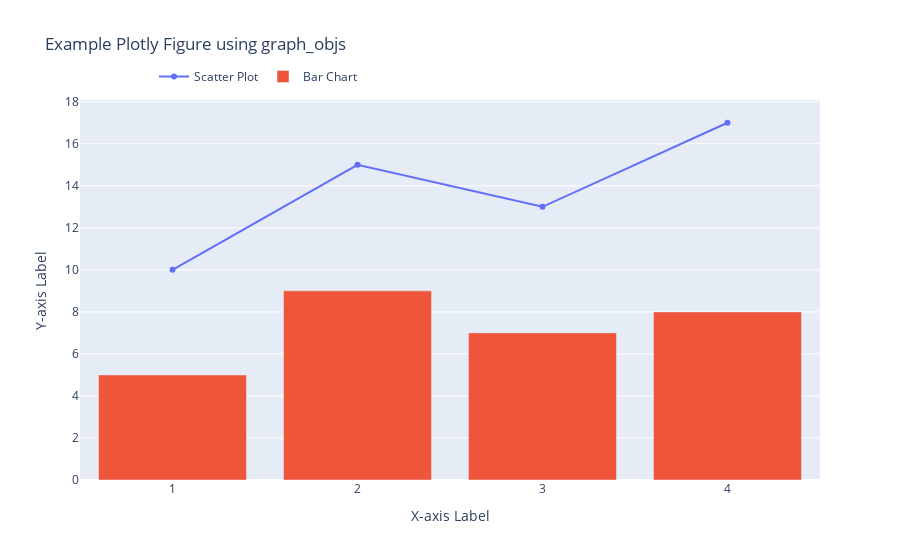

Source (notebook cell):
### Code cell
custom_show(fig)

### Figure 1 — Plotly figure (JSON) as saved in the notebook; plotly's stock layout.template omitted (floating-point values rounded to 4 significant figures)
{"data": [{"mode": "markers+lines", "name": "Scatter Plot", "type": "scatter", "x": [1, 2, 3, 4], "y": [10, 15, 13, 17]}, {"name": "Bar Chart", "type": "bar", "x": [1, 2, 3, 4], "y": [5, 9, 7, 8]}], "layout": {"autosize": true, "legend": {"orientation": "h", "x": 0.1, "y": 1.1}, "title": {"text": "Example Plotly Figure using graph_objs"}, "xaxis": {"autorange": true, "range": [0.5, 4.5], "tickmode": "linear", "title": {"text": "X-axis Label"}, "type": "linear"}, "yaxis": {"autorange": true, "range": [0, 18.3], "title": {"text": "Y-axis Label"}, "type": "linear"}}}
